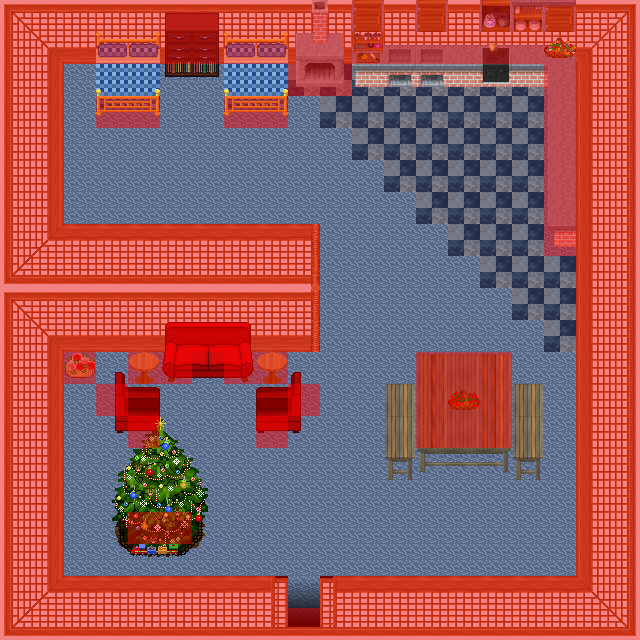

This is a level from a 2D game, rendered from its Tiled map with the project's own tilesets. A one-line summary and the map file follow, with tile-layer data summarised:
An orthogonal 20x20 tile map with 32x32 px tiles, 7 tile layers (0_floor, 1_terrain, 2_object, 3_roof, ...), 16 tilesets.

<map version="1.0" orientation="orthogonal" renderorder="right-down" width="20" height="20" tilewidth="32" tileheight="32" nextobjectid="1">
 <tileset firstgid="1" name="collision" tilewidth="32" tileheight="32">
  <image source="../../tileset/logic/collision.png" width="32" height="32" />
 </tileset>
 <tileset firstgid="2" name="dojo_walls" tilewidth="32" tileheight="32">
  <image source="../../tileset/building/wall/dojo_walls.png" width="320" height="512" />
 </tileset>
 <tileset firstgid="162" name="floor_tiles" tilewidth="32" tileheight="32">
  <image source="../../tileset/ground/indoor/floor_tiles.png" width="96" height="96" />
 </tileset>
 <tileset firstgid="171" name="dojo_entrances" tilewidth="32" tileheight="32">
  <image source="../../tileset/building/entrance/dojo_entrances.png" width="384" height="192" />
 </tileset>
 <tileset firstgid="243" name="sofa_red" tilewidth="32" tileheight="32">
  <image source="../../tileset/furniture/chair/sofa_red.png" width="96" height="64" />
 </tileset>
 <tileset firstgid="249" name="armchair_red" tilewidth="32" tileheight="32">
  <image source="../../tileset/furniture/chair/armchair_red.png" width="128" height="224" />
 </tileset>
 <tileset firstgid="277" name="grey_fancy_horizontal" tilewidth="32" tileheight="32">
  <image source="../../tileset/furniture/table/grey_fancy_horizontal.png" width="96" height="96" />
 </tileset>
 <tileset firstgid="286" name="grey_long" tilewidth="32" tileheight="32">
  <image source="../../tileset/furniture/table/grey_long.png" width="64" height="64" />
 </tileset>
 <tileset firstgid="290" name="grey_fancy" tilewidth="32" tileheight="32">
  <image source="../../tileset/furniture/table/grey_fancy.png" width="96" height="96" />
 </tileset>
 <tileset firstgid="299" name="cabinets" tilewidth="32" tileheight="32">
  <image source="../../tileset/furniture/kitchen/cabinets.png" width="128" height="352" />
 </tileset>
 <tileset firstgid="343" name="warmer_2" tilewidth="32" tileheight="32">
  <image source="../../tileset/furniture/kitchen/warmer_2.png" width="64" height="96" />
 </tileset>
 <tileset firstgid="349" name="drawer_shelf" tilewidth="32" tileheight="32">
  <image source="../../tileset/furniture/shelve/drawer_shelf.png" width="64" height="96" />
 </tileset>
 <tileset firstgid="355" name="christmas_tree" tilewidth="32" tileheight="32">
  <image source="../../tileset/plant/tree/christmas_tree.png" width="256" height="160" />
 </tileset>
 <tileset firstgid="395" name="flower_baskets" tilewidth="32" tileheight="32">
  <image source="../../tileset/plant/indoor/flower_baskets.png" width="32" height="96" />
 </tileset>
 <tileset firstgid="398" name="wooden" tilewidth="32" tileheight="32">
  <image source="../../tileset/furniture/table/wooden.png" width="32" height="32" />
 </tileset>
 <tileset firstgid="399" name="bb_dk_blue" tilewidth="32" tileheight="32">
  <image source="../../tileset/furniture/bed/bb_dk_blue.png" width="64" height="128" />
 </tileset>
 <layer name="0_floor" width="20" height="20">
  <data>[400 cells, 400 non-empty, 32 distinct tile ids]</data>
 </layer>
 <layer name="1_terrain" width="20" height="20">
  <data>[400 cells, 88 non-empty, 73 distinct tile ids]</data>
 </layer>
 <layer name="2_object" width="20" height="20">
  <data>[400 cells, 3 non-empty, 3 distinct tile ids]</data>
 </layer>
 <layer name="3_roof" width="20" height="20">
  <data>[400 cells, 18 non-empty, 16 distinct tile ids]</data>
 </layer>
 <layer name="objects" width="20" height="20">
  <data>[400 cells, 0 non-empty, 0 distinct tile ids]</data>
 </layer>
 <layer name="collision" width="20" height="20" opacity="0.45">
  <data>[400 cells, 207 non-empty, 1 distinct tile ids]</data>
 </layer>
 <layer name="protection" width="20" height="20">
  <data>[400 cells, 0 non-empty, 0 distinct tile ids]</data>
 </layer>
</map>
